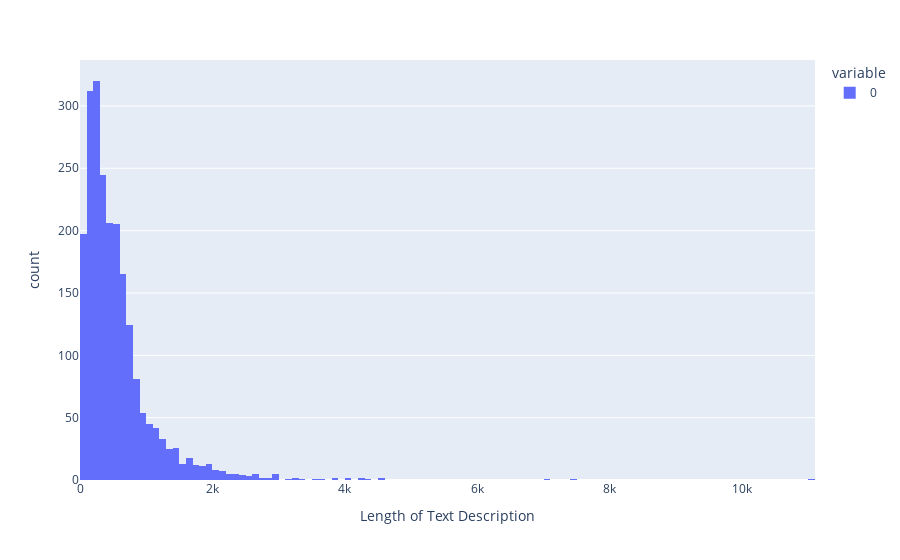

Source (notebook cell):
### Markdown cell above
<h3 style="background-color:#78C9EF; text-align:center; color:white; padding:10px " >Distribution of Text</h3>

### Code cell
fig=px.histogram(sent_len,labels={'value':'Length of Text Description'})
fig.show()

### Figure 1 — Plotly figure (JSON) as saved in the notebook; plotly's stock layout.template omitted (floating-point values rounded to 4 significant figures; data arrays with more than 128 entries replaced by an {"elided": "..."} marker saying what was removed)
{"data": [{"alignmentgroup": "True", "bingroup": "x", "hovertemplate": "variable=0<br>Length of Text Description=%{x}<br>count=%{y}<extra></extra>", "legendgroup": "0", "marker": {"color": "#636efa", "pattern": {"shape": ""}}, "name": "0", "offsetgroup": "0", "orientation": "v", "showlegend": true, "type": "histogram", "x": {"elided": "2211 int values"}, "xaxis": "x", "yaxis": "y"}], "layout": {"barmode": "relative", "legend": {"title": {"text": "variable"}, "tracegroupgap": 0}, "margin": {"t": 60}, "xaxis": {"anchor": "y", "domain": [0, 1], "title": {"text": "Length of Text Description"}}, "yaxis": {"anchor": "x", "domain": [0, 1], "title": {"text": "count"}}}}
